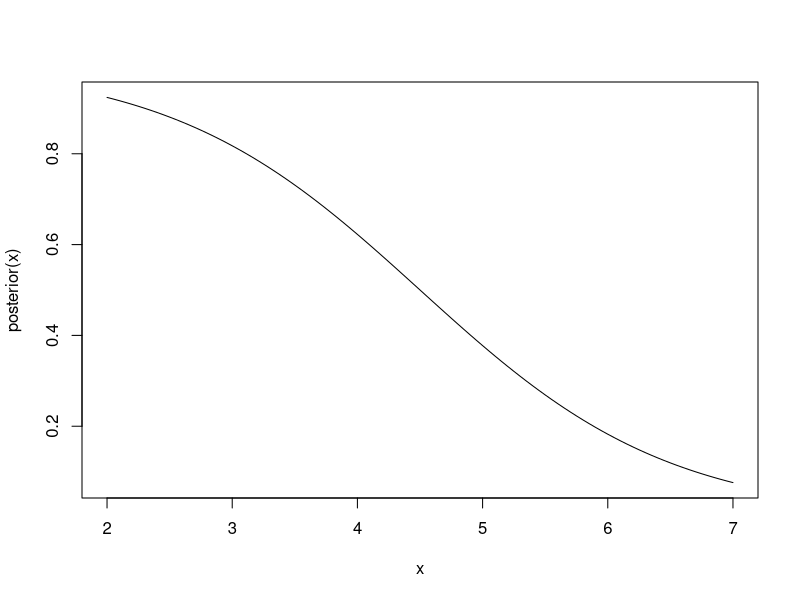
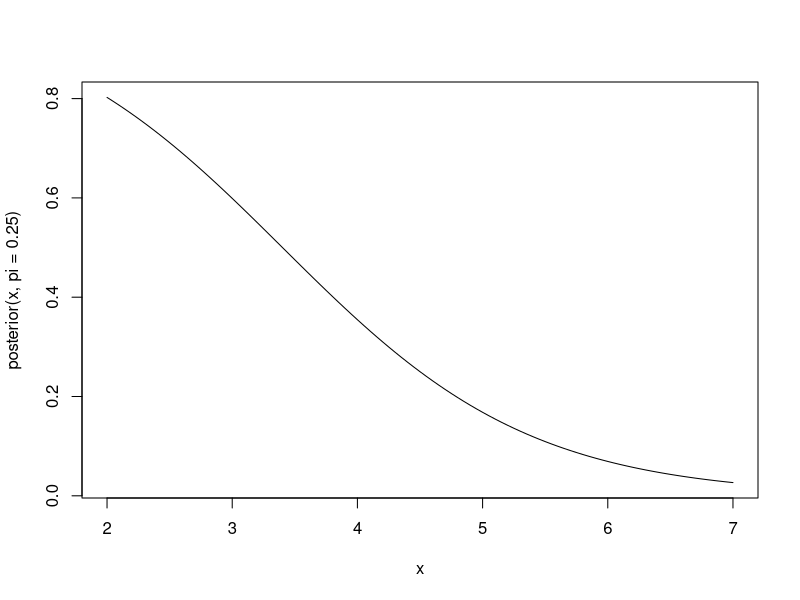
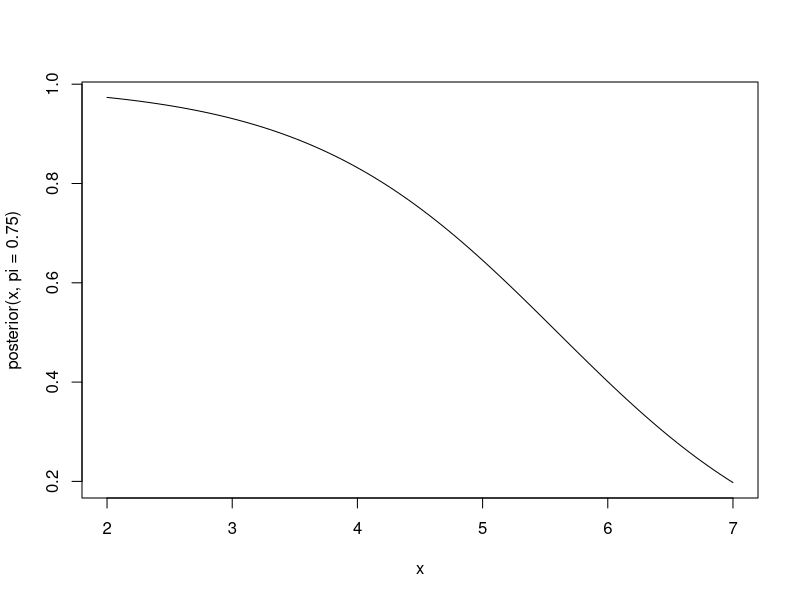

Recreate these plots in R, in order.
# Machine Learning 1
# Workshop 11
# Classification: Linear and quadratic discriminant analysis

setwd("~/git-reps/machine-learning")

# Exercise 2

#computes the posterior distribution of Y given x
posterior<-function(x, pi0=0.5, mu0=4, mu1=5, sigma=1)
{
  px0 = dnorm(x,mean=mu0,sd=sigma) 
  px1 = dnorm(x,mean=mu1,sd=sigma)
  
  (px0*pi0)/(px0*pi0+px1*(1-pi0))
}

curve(posterior(x),2,7)
curve(posterior(x,pi=0.25),2,7)
curve(posterior(x,pi=0.75),2,7)

posterior(4.5)
posterior(4.5,pi0=0.25)
posterior(4.5,pi0=0.75)
